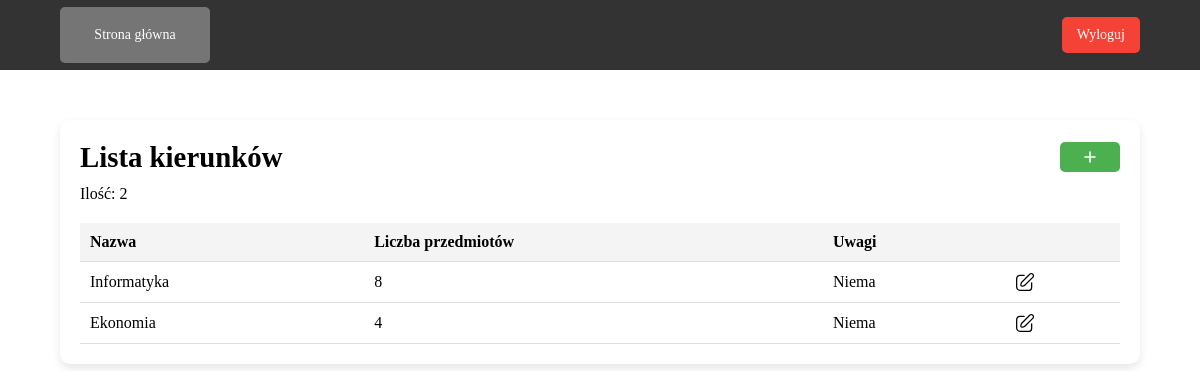
Screenshot of /admin/courses.php with the database file from the repository.
### tables this page shows
CREATE TABLE `tKierunki` (
  `ID` int NOT NULL,
  `nazwa` varchar(255) NOT NULL,
  `uwagi` text
);

### config/functions.php (called while the page is built, shortened)
<?php
    function getTableCount($conn, $table) {
        $query = "SELECT COUNT(*) AS tableCount FROM $table";
        $result = mysqli_query($conn, $query);
        return mysqli_fetch_assoc($result)['tableCount'];
    }
    function getTableInfo($conn, $table) {
        $query = "SELECT * FROM $table";
        return mysqli_query($conn, $query);
    }
    function getSubjectCountByCourse($conn, $courseId) {
        $query = "
            SELECT
                COUNT(*) AS subject_count
            FROM
                tKierunkiPrzedmioty
            WHERE
                id_kierunku = $courseId
        ";
        $result = mysqli_query($conn, $query);
        $row = mysqli_fetch_assoc($result);
        if (isset($row['subject_count'])) {
            return $row['subject_count'];
        } else {
            return 0;
        }
    }
?>

### public/admin/courses.php (the view, shortened to what this page needs)
<?php
    require_once('../../config/connect.php');
    require_once('../../config/functions.php');
    $kierunekInfo = getTableInfo($conn, 'tKierunki');
    $kierunekCount = getTableCount($conn, 'tKierunki');
?>
<!DOCTYPE html>
<html lang="en">
<head>
    <link rel="stylesheet" href="../../assets/css/main.css">
</head>
<body>
    <header>
        <div class="header-content">
            <div class="left-header">
                <a class="nav-btn" href="admin_dashboard.php">Strona główna</a>
            </div>
            <div class="right-header">
                <?php
                    include('../../includes/logout_modal.php');
                ?>
            </div>
        </div>
    </header>
    <main class="main">
        <div class="container">
            <div class="title">
                <h1>Lista kierunków</h1>
                <button class="add-btn" onclick="addEntity()">
                    <img src="../../assets/images/icons/plus.svg" class="add-icon">
                </button>
            </div>
            <p>Ilość: <?php echo $kierunekCount; ?></p>
            <table>
                <thead>
                    <tr>
                        <th>Nazwa</th>
                        <th>Liczba przedmiotów</th>
                        <th>Uwagi</th>
                        <th></th>
                    </tr>
                </thead>
                <tbody>
                    <?php while ($kierunekData = mysqli_fetch_assoc($kierunekInfo)): ?>
                        <tr>
                            <td><?php echo $kierunekData['nazwa']; ?></td>
                            <td>
                                <?php
                                    $courseId = $kierunekData['ID'];
                                    $subjectCount = getSubjectCountByCourse($conn, $courseId);
                                    echo $subjectCount;
                                ?>
                            </td>
                            <td><?php echo $kierunekData['uwagi']; ?></td>
                            <td>
                            <button class="btn-edit" onclick="window.location.href='edit_course.php?kierunek_id=<?php echo $kierunekData['ID']; ?>'">
                                <img src="../../assets/images/icons/edit.svg" alt="Edit University" class="edit-icon">
                            </button>
                            </td>
                        </tr>
                    <?php endwhile; ?>
                </tbody>
            </table>
        </div>
    </main>
</body>
</html>

### assets/css/main.css (style rules this page uses)
* { padding: 0px; margin: 0px; border: none; }
*, *::before, *::after { box-sizing: border-box; }
a, a:link, a:visited { text-decoration: none; }
aside, nav, footer, header, section, main { display: block; }
h1, h2, h3, h4, h5, h6, p { font-size: inherit; font-weight: inherit; }
img { vertical-align: top; }
img, svg { max-width: 100%; height: auto; }
input, textarea, button, select { font-family: inherit; font-size: inherit; color: inherit; background-color: transparent; }
button, input[type=submit] { display: inline-block; box-shadow: none; background-color: transparent; background: none; cursor: pointer; }
h1 { font-size: 1.8rem; font-weight: bold; line-height: 1.2; }
p { margin-top: 10px; }
.container { width: 90%; padding: 20px; box-shadow: 0px 4px 8px rgba(0, 0, 0, 0.1); border-radius: 10px; }
.main { margin-top: 50px; display: flex; justify-content: center; align-items: center; }
header { height: 70px; width: 100%; background-color: #333333; display: flex; align-items: center; justify-content: center; }
.header-content { width: 90%; display: flex; justify-content: space-between; }
.right-header { display: flex; justify-content: space-between; align-items: center; gap: 15px; }
.left-header { display: flex; justify-content: space-between; align-items: center; gap: 15px; }
.nav-btn { background-color: #757575; color: white; width: 150px; padding: 20px 20px; cursor: pointer; font-size: 14px; border-radius: 5px; text-align: center; }
.title { display: flex; justify-content: space-between; align-items: center; }
.add-btn { width: 60px; height: 30px; background-color: #4CAF50; border-radius: 5px; cursor: pointer; }
.edit-icon { width: 20px; height: 20px; }
.add-icon { width: 20px; height: 20px; }
table { width: 100%; margin-top: 20px; border-collapse: collapse; }
th, td { padding: 10px; text-align: left; border-bottom: 1px solid #ddd; }
th { background-color: #f4f4f4; color: black; }

### rows the page displays
tkierunki: nazwa "Informatyka", subjectCount "8", uwagi "Niema"
tkierunki: nazwa "Ekonomia", subjectCount "4", uwagi "Niema"

### other values shown
$kierunekCount "2"
